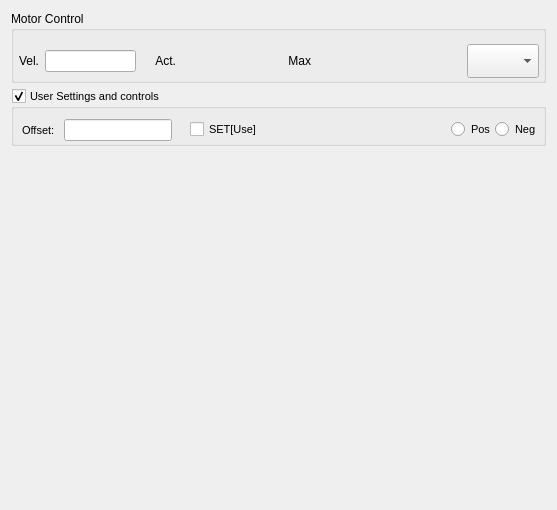
<?xml version="1.0" encoding="UTF-8"?>
<ui version="4.0">
 <class>EFrame</class>
 <widget class="QEFrame" name="EFrame">
  <property name="geometry">
   <rect>
    <x>0</x>
    <y>0</y>
    <width>557</width>
    <height>510</height>
   </rect>
  </property>
  <property name="windowTitle">
   <string>EFrame</string>
  </property>
  <layout class="QFormLayout" name="formLayout">
   <item row="2" column="0">
    <widget class="QEFrame" name="qeframe_2">
     <property name="frameShape">
      <enum>QFrame::NoFrame</enum>
     </property>
     <layout class="QVBoxLayout" name="verticalLayout_5">
      <property name="spacing">
       <number>3</number>
      </property>
      <property name="leftMargin">
       <number>1</number>
      </property>
      <property name="topMargin">
       <number>1</number>
      </property>
      <property name="rightMargin">
       <number>1</number>
      </property>
      <property name="bottomMargin">
       <number>1</number>
      </property>
      <item>
       <widget class="QEForm" name="qef_Drive_3">
        <property name="uiFile" stdset="0">
         <string>ppmac1motor_status.ui</string>
        </property>
       </widget>
      </item>
     </layout>
    </widget>
   </item>
   <item row="2" column="1">
    <widget class="QEForm" name="qef_Drive_4">
     <property name="uiFile" stdset="0">
      <string>ppmac_cs_status.ui</string>
     </property>
    </widget>
   </item>
   <item row="0" column="0" colspan="2">
    <widget class="QEGroupBox" name="qegroupbox">
     <property name="title" stdset="0">
      <string>Motor Control</string>
     </property>
     <layout class="QVBoxLayout" name="verticalLayout_3">
      <property name="spacing">
       <number>1</number>
      </property>
      <property name="leftMargin">
       <number>1</number>
      </property>
      <property name="topMargin">
       <number>9</number>
      </property>
      <property name="rightMargin">
       <number>1</number>
      </property>
      <property name="bottomMargin">
       <number>1</number>
      </property>
      <item>
       <widget class="QEFrame" name="qeframe">
        <property name="frameShape">
         <enum>QFrame::NoFrame</enum>
        </property>
        <layout class="QVBoxLayout" name="verticalLayout_2">
         <property name="spacing">
          <number>3</number>
         </property>
         <property name="leftMargin">
          <number>1</number>
         </property>
         <property name="topMargin">
          <number>1</number>
         </property>
         <property name="rightMargin">
          <number>1</number>
         </property>
         <property name="bottomMargin">
          <number>1</number>
         </property>
         <item>
          <widget class="QEForm" name="qef_Drive">
           <property name="uiFile" stdset="0">
            <string>ppmac1motor_sl.ui</string>
           </property>
          </widget>
         </item>
        </layout>
       </widget>
      </item>
      <item>
       <layout class="QGridLayout" name="gridLayout_2">
        <property name="leftMargin">
         <number>3</number>
        </property>
        <property name="topMargin">
         <number>1</number>
        </property>
        <property name="rightMargin">
         <number>3</number>
        </property>
        <property name="bottomMargin">
         <number>1</number>
        </property>
        <property name="spacing">
         <number>3</number>
        </property>
        <item row="3" column="0">
         <widget class="QFrame" name="fr_Velocity">
          <property name="frameShape">
           <enum>QFrame::NoFrame</enum>
          </property>
          <property name="frameShadow">
           <enum>QFrame::Plain</enum>
          </property>
          <layout class="QGridLayout" name="_2">
           <property name="leftMargin">
            <number>1</number>
           </property>
           <property name="topMargin">
            <number>6</number>
           </property>
           <property name="rightMargin">
            <number>1</number>
           </property>
           <property name="bottomMargin">
            <number>6</number>
           </property>
           <property name="verticalSpacing">
            <number>6</number>
           </property>
           <item row="2" column="4">
            <widget class="QELabel" name="lab_VMAX_2">
             <property name="sizePolicy">
              <sizepolicy hsizetype="Preferred" vsizetype="Preferred">
               <horstretch>0</horstretch>
               <verstretch>0</verstretch>
              </sizepolicy>
             </property>
             <property name="minimumSize">
              <size>
               <width>100</width>
               <height>20</height>
              </size>
             </property>
             <property name="maximumSize">
              <size>
               <width>16777215</width>
               <height>16</height>
              </size>
             </property>
             <property name="toolTip">
              <string>Applied velocity setpoint</string>
             </property>
             <property name="variable" stdset="0">
              <string>$(MOTOR).VELO</string>
             </property>
             <property name="variableSubstitutions" stdset="0">
              <string/>
             </property>
             <property name="displayAlarmStateOption" stdset="0">
              <enum>QELabel::WhenInvalid</enum>
             </property>
             <property name="addUnits">
              <bool>true</bool>
             </property>
             <property name="displayAlarmState" stdset="0">
              <bool>false</bool>
             </property>
            </widget>
           </item>
           <item row="2" column="6">
            <widget class="QELabel" name="lab_VMAX_3">
             <property name="sizePolicy">
              <sizepolicy hsizetype="Preferred" vsizetype="Preferred">
               <horstretch>0</horstretch>
               <verstretch>0</verstretch>
              </sizepolicy>
             </property>
             <property name="minimumSize">
              <size>
               <width>100</width>
               <height>20</height>
              </size>
             </property>
             <property name="maximumSize">
              <size>
               <width>16777215</width>
               <height>16</height>
              </size>
             </property>
             <property name="toolTip">
              <string>Applied velocity setpoint</string>
             </property>
             <property name="variable" stdset="0">
              <string>$(MOTOR).VMAX</string>
             </property>
             <property name="variableSubstitutions" stdset="0">
              <string/>
             </property>
             <property name="displayAlarmStateOption" stdset="0">
              <enum>QELabel::WhenInvalid</enum>
             </property>
             <property name="addUnits">
              <bool>true</bool>
             </property>
             <property name="displayAlarmState" stdset="0">
              <bool>false</bool>
             </property>
            </widget>
           </item>
           <item row="2" column="9">
            <widget class="QEBitStatus" name="qebitstatus_17">
             <property name="sizePolicy">
              <sizepolicy hsizetype="Fixed" vsizetype="Fixed">
               <horstretch>0</horstretch>
               <verstretch>0</verstretch>
              </sizepolicy>
             </property>
             <property name="minimumSize">
              <size>
               <width>16</width>
               <height>16</height>
              </size>
             </property>
             <property name="maximumSize">
              <size>
               <width>16</width>
               <height>16</height>
              </size>
             </property>
             <property name="numberOfBits">
              <number>1</number>
             </property>
             <property name="shape">
              <enum>QBitStatus::Circle</enum>
             </property>
             <property name="onColour">
              <color>
               <red>0</red>
               <green>0</green>
               <blue>255</blue>
              </color>
             </property>
             <property name="offColour">
              <color>
               <red>220</red>
               <green>255</green>
               <blue>223</blue>
              </color>
             </property>
             <property name="variable" stdset="0">
              <string>$(MOTOR).MOVN</string>
             </property>
             <property name="variableSubstitutions" stdset="0">
              <string/>
             </property>
            </widget>
           </item>
           <item row="2" column="1">
            <widget class="QELineEdit" name="le_VEL_2">
             <property name="sizePolicy">
              <sizepolicy hsizetype="Preferred" vsizetype="Preferred">
               <horstretch>0</horstretch>
               <verstretch>0</verstretch>
              </sizepolicy>
             </property>
             <property name="toolTip">
              <string>Desired velocity (value will be limited to VMAX)</string>
             </property>
             <property name="variable" stdset="0">
              <string>$(MOTOR).VELO</string>
             </property>
             <property name="userLevelEnabled" stdset="0">
              <enum>QEGenericEdit::Scientist</enum>
             </property>
             <property name="displayAlarmStateOption" stdset="0">
              <enum>QEGenericEdit::WhenInvalid</enum>
             </property>
             <property name="addUnits">
              <bool>false</bool>
             </property>
             <property name="displayAlarmState" stdset="0">
              <bool>false</bool>
             </property>
            </widget>
           </item>
           <item row="2" column="7">
            <spacer name="horizontalSpacer_2">
             <property name="orientation">
              <enum>Qt::Horizontal</enum>
             </property>
             <property name="sizeHint" stdset="0">
              <size>
               <width>40</width>
               <height>20</height>
              </size>
             </property>
            </spacer>
           </item>
           <item row="2" column="0">
            <widget class="QLabel" name="label_36">
             <property name="minimumSize">
              <size>
               <width>0</width>
               <height>8</height>
              </size>
             </property>
             <property name="text">
              <string>Vel.</string>
             </property>
             <property name="alignment">
              <set>Qt::AlignRight|Qt::AlignTrailing|Qt::AlignVCenter</set>
             </property>
             <property name="buddy">
              <cstring>le_VEL_2</cstring>
             </property>
            </widget>
           </item>
           <item row="2" column="2">
            <widget class="QLabel" name="label_37">
             <property name="minimumSize">
              <size>
               <width>0</width>
               <height>8</height>
              </size>
             </property>
             <property name="text">
              <string/>
             </property>
             <property name="alignment">
              <set>Qt::AlignRight|Qt::AlignTrailing|Qt::AlignVCenter</set>
             </property>
             <property name="buddy">
              <cstring>le_VEL_2</cstring>
             </property>
            </widget>
           </item>
           <item row="2" column="3">
            <widget class="QLabel" name="label_39">
             <property name="minimumSize">
              <size>
               <width>0</width>
               <height>8</height>
              </size>
             </property>
             <property name="text">
              <string>Act.</string>
             </property>
             <property name="alignment">
              <set>Qt::AlignRight|Qt::AlignTrailing|Qt::AlignVCenter</set>
             </property>
             <property name="buddy">
              <cstring>le_VEL_2</cstring>
             </property>
            </widget>
           </item>
           <item row="2" column="5">
            <widget class="QLabel" name="label_38">
             <property name="minimumSize">
              <size>
               <width>0</width>
               <height>8</height>
              </size>
             </property>
             <property name="text">
              <string>Max</string>
             </property>
             <property name="alignment">
              <set>Qt::AlignRight|Qt::AlignTrailing|Qt::AlignVCenter</set>
             </property>
             <property name="buddy">
              <cstring>le_VEL_2</cstring>
             </property>
            </widget>
           </item>
          </layout>
         </widget>
        </item>
        <item row="3" column="1">
         <widget class="QEComboBox" name="c_MotRecMODE">
          <property name="sizePolicy">
           <sizepolicy hsizetype="Preferred" vsizetype="Preferred">
            <horstretch>0</horstretch>
            <verstretch>0</verstretch>
           </sizepolicy>
          </property>
          <property name="baseSize">
           <size>
            <width>0</width>
            <height>0</height>
           </size>
          </property>
          <property name="variable" stdset="0">
           <string>$(MOTOR).SPMG</string>
          </property>
          <property name="variableSubstitutions" stdset="0">
           <string/>
          </property>
          <property name="subscribe">
           <bool>true</bool>
          </property>
          <property name="userLevelEnabled" stdset="0">
           <enum>QEComboBox::Scientist</enum>
          </property>
          <property name="displayAlarmState" stdset="0">
           <bool>false</bool>
          </property>
         </widget>
        </item>
       </layout>
      </item>
     </layout>
    </widget>
   </item>
   <item row="1" column="0" colspan="2">
    <widget class="QEGroupBox" name="qegroupbox_2">
     <property name="font">
      <font>
       <pointsize>8</pointsize>
      </font>
     </property>
     <property name="flat">
      <bool>true</bool>
     </property>
     <property name="checkable">
      <bool>true</bool>
     </property>
     <property name="checked">
      <bool>true</bool>
     </property>
     <property name="title" stdset="0">
      <string>User Settings and controls</string>
     </property>
     <property name="userLevelEnabled" stdset="0">
      <enum>QEGroupBox::Scientist</enum>
     </property>
     <layout class="QVBoxLayout" name="verticalLayout_4">
      <property name="spacing">
       <number>1</number>
      </property>
      <property name="leftMargin">
       <number>1</number>
      </property>
      <property name="rightMargin">
       <number>1</number>
      </property>
      <property name="bottomMargin">
       <number>1</number>
      </property>
      <item>
       <widget class="QWidget" name="gb_UserCoord" native="true">
        <layout class="QGridLayout" name="gridLayout">
         <property name="leftMargin">
          <number>1</number>
         </property>
         <property name="topMargin">
          <number>1</number>
         </property>
         <property name="rightMargin">
          <number>1</number>
         </property>
         <property name="bottomMargin">
          <number>1</number>
         </property>
         <property name="horizontalSpacing">
          <number>6</number>
         </property>
         <property name="verticalSpacing">
          <number>1</number>
         </property>
         <item row="0" column="0">
          <widget class="QLabel" name="label_3">
           <property name="text">
            <string>  Offset: </string>
           </property>
           <property name="buddy">
            <cstring>qcalineeditplugin_8</cstring>
           </property>
          </widget>
         </item>
         <item row="0" column="10">
          <layout class="QHBoxLayout" name="horizontalLayout_8">
           <property name="spacing">
            <number>0</number>
           </property>
           <item>
            <widget class="QERadioButton" name="qcaradiobuttonplugin_6">
             <property name="minimumSize">
              <size>
               <width>40</width>
               <height>12</height>
              </size>
             </property>
             <property name="toolTip">
              <string>User coordinate direction</string>
             </property>
             <property name="text">
              <string>Pos</string>
             </property>
             <property name="autoExclusive">
              <bool>true</bool>
             </property>
             <property name="variable" stdset="0">
              <string>$(MOTOR).DIR</string>
             </property>
             <property name="variableSubstitutions" stdset="0">
              <string/>
             </property>
             <property name="clickText">
              <string>Pos</string>
             </property>
             <property name="creationOption" stdset="0">
              <enum>QERadioButton::Open</enum>
             </property>
             <property name="clickCheckedText">
              <string>Pos</string>
             </property>
             <property name="subscribe">
              <bool>true</bool>
             </property>
             <property name="userLevelEnabled" stdset="0">
              <enum>QERadioButton::Scientist</enum>
             </property>
             <property name="displayAlarmStateOption" stdset="0">
              <enum>QERadioButton::WhenInvalid</enum>
             </property>
             <property name="displayAlarmState" stdset="0">
              <bool>false</bool>
             </property>
            </widget>
           </item>
           <item>
            <widget class="QERadioButton" name="qcaradiobuttonplugin_5">
             <property name="minimumSize">
              <size>
               <width>40</width>
               <height>12</height>
              </size>
             </property>
             <property name="toolTip">
              <string>User coordinate direction</string>
             </property>
             <property name="text">
              <string>Neg</string>
             </property>
             <property name="checked">
              <bool>false</bool>
             </property>
             <property name="autoExclusive">
              <bool>true</bool>
             </property>
             <property name="variable" stdset="0">
              <string>$(MOTOR).DIR</string>
             </property>
             <property name="variableSubstitutions" stdset="0">
              <string/>
             </property>
             <property name="clickText">
              <string>Neg</string>
             </property>
             <property name="clickCheckedText">
              <string>Neg</string>
             </property>
             <property name="subscribe">
              <bool>true</bool>
             </property>
             <property name="userLevelEnabled" stdset="0">
              <enum>QERadioButton::Scientist</enum>
             </property>
             <property name="displayAlarmStateOption" stdset="0">
              <enum>QERadioButton::WhenInvalid</enum>
             </property>
             <property name="displayAlarmState" stdset="0">
              <bool>false</bool>
             </property>
            </widget>
           </item>
          </layout>
         </item>
         <item row="0" column="4">
          <widget class="QELabel" name="qelabel_18">
           <property name="sizePolicy">
            <sizepolicy hsizetype="Minimum" vsizetype="Minimum">
             <horstretch>0</horstretch>
             <verstretch>0</verstretch>
            </sizepolicy>
           </property>
           <property name="alignment">
            <set>Qt::AlignRight|Qt::AlignTrailing|Qt::AlignVCenter</set>
           </property>
           <property name="variable" stdset="0">
            <string>$(MOTOR).EGU</string>
           </property>
           <property name="variableSubstitutions" stdset="0">
            <string/>
           </property>
           <property name="displayAlarmStateOption" stdset="0">
            <enum>QELabel::Never</enum>
           </property>
           <property name="precision">
            <number>0</number>
           </property>
           <property name="useDbPrecision">
            <bool>true</bool>
           </property>
           <property name="addUnits">
            <bool>false</bool>
           </property>
          </widget>
         </item>
         <item row="0" column="5">
          <widget class="QECheckBox" name="cB_SETOFFSET">
           <property name="minimumSize">
            <size>
             <width>0</width>
             <height>8</height>
            </size>
           </property>
           <property name="toolTip">
            <string>Check to set the offset to match current readback to desired setpoint </string>
           </property>
           <property name="text">
            <string>SET[Use]</string>
           </property>
           <property name="variable" stdset="0">
            <string>$(MOTOR).SET</string>
           </property>
           <property name="clickText">
            <string>Use</string>
           </property>
           <property name="clickCheckedText">
            <string>Set</string>
           </property>
           <property name="subscribe">
            <bool>true</bool>
           </property>
           <property name="variableAsToolTip">
            <bool>false</bool>
           </property>
           <property name="userLevelVisibility" stdset="0">
            <enum>QECheckBox::User</enum>
           </property>
           <property name="userLevelEnabled" stdset="0">
            <enum>QECheckBox::Scientist</enum>
           </property>
           <property name="displayAlarmStateOption" stdset="0">
            <enum>QECheckBox::WhenInvalid</enum>
           </property>
           <property name="localEnumeration">
            <string/>
           </property>
           <property name="displayAlarmState" stdset="0">
            <bool>false</bool>
           </property>
          </widget>
         </item>
         <item row="0" column="3">
          <widget class="QELineEdit" name="qcalineeditplugin_8">
           <property name="sizePolicy">
            <sizepolicy hsizetype="Preferred" vsizetype="Preferred">
             <horstretch>0</horstretch>
             <verstretch>0</verstretch>
            </sizepolicy>
           </property>
           <property name="maximumSize">
            <size>
             <width>16777215</width>
             <height>22</height>
            </size>
           </property>
           <property name="alignment">
            <set>Qt::AlignLeading|Qt::AlignLeft|Qt::AlignVCenter</set>
           </property>
           <property name="variable" stdset="0">
            <string>$(MOTOR).OFF</string>
           </property>
           <property name="variableSubstitutions" stdset="0">
            <string/>
           </property>
           <property name="userLevelEnabled" stdset="0">
            <enum>QEGenericEdit::Scientist</enum>
           </property>
           <property name="displayAlarmStateOption" stdset="0">
            <enum>QEGenericEdit::WhenInvalid</enum>
           </property>
           <property name="addUnits">
            <bool>false</bool>
           </property>
           <property name="displayAlarmState" stdset="0">
            <bool>false</bool>
           </property>
          </widget>
         </item>
         <item row="0" column="6">
          <spacer name="horizontalSpacer_3">
           <property name="orientation">
            <enum>Qt::Horizontal</enum>
           </property>
           <property name="sizeHint" stdset="0">
            <size>
             <width>40</width>
             <height>20</height>
            </size>
           </property>
          </spacer>
         </item>
        </layout>
       </widget>
      </item>
     </layout>
    </widget>
   </item>
  </layout>
 </widget>
 <customwidgets>
  <customwidget>
   <class>QEBitStatus</class>
   <extends>QBitStatus</extends>
   <header>QEBitStatus.h</header>
  </customwidget>
  <customwidget>
   <class>QECheckBox</class>
   <extends>QCheckBox</extends>
   <header>QECheckBox.h</header>
  </customwidget>
  <customwidget>
   <class>QEComboBox</class>
   <extends>QComboBox</extends>
   <header>QEComboBox.h</header>
  </customwidget>
  <customwidget>
   <class>QEForm</class>
   <extends>QWidget</extends>
   <header>QEForm.h</header>
  </customwidget>
  <customwidget>
   <class>QELabel</class>
   <extends>QLabel</extends>
   <header>QELabel.h</header>
  </customwidget>
  <customwidget>
   <class>QELineEdit</class>
   <extends>QLineEdit</extends>
   <header>QELineEdit.h</header>
  </customwidget>
  <customwidget>
   <class>QERadioButton</class>
   <extends>QRadioButton</extends>
   <header>QERadioButton.h</header>
  </customwidget>
  <customwidget>
   <class>QBitStatus</class>
   <extends>QWidget</extends>
   <header>QBitStatus.h</header>
  </customwidget>
  <customwidget>
   <class>QEFrame</class>
   <extends>QFrame</extends>
   <header>QEFrame.h</header>
   <container>1</container>
  </customwidget>
  <customwidget>
   <class>QEGroupBox</class>
   <extends>QGroupBox</extends>
   <header>QEGroupBox.h</header>
   <container>1</container>
  </customwidget>
 </customwidgets>
 <resources/>
 <connections/>
</ui>
